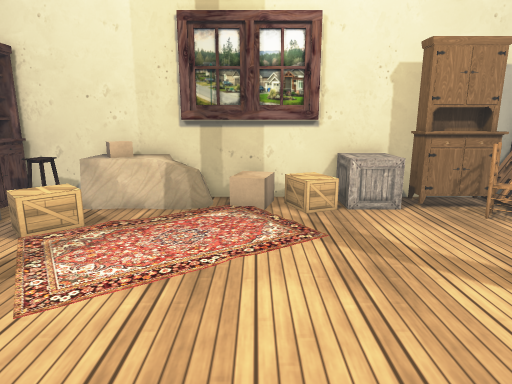
[1] (above)

12 first-person views from a walk through a Unity game level. The camera is 1.3 m above the floor, tilts 12° down and sees 75° across. The floor is counted in squares, 0.5 m on a side. Each view is taken from the middle of a square. On the plan, view 1 faces up. The plan holds only what a view shows up to about 20 squares ahead; the rest is blank. Some surface patterns are stand-ins.

[2]
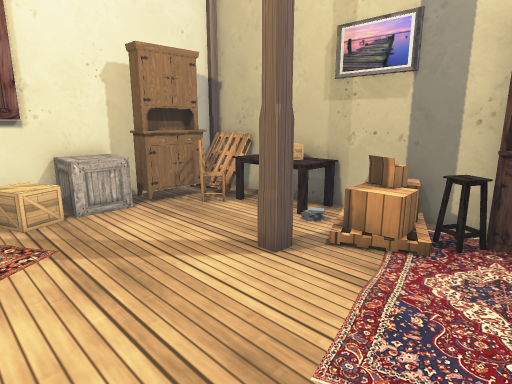

[3]
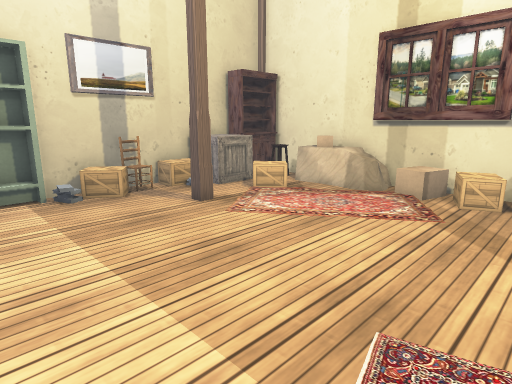

[4]
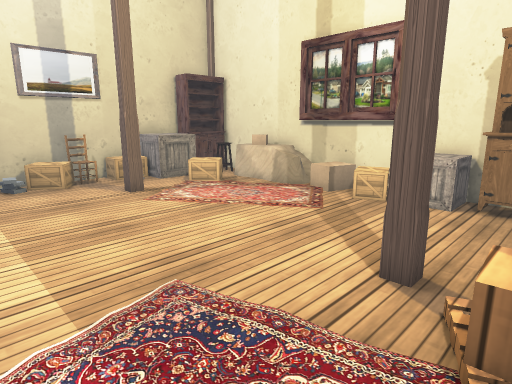

[5]
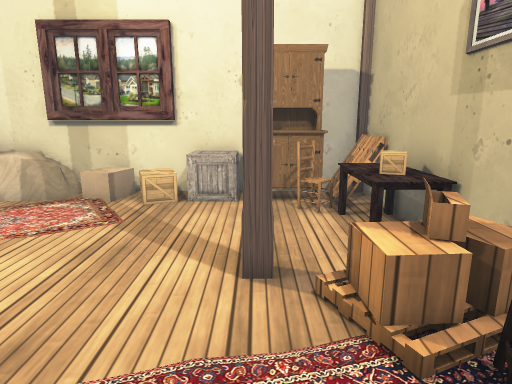

[6]
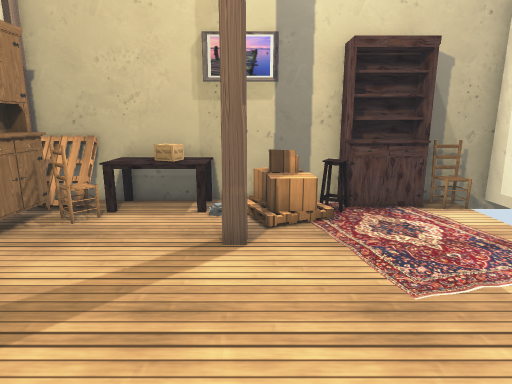

[7]
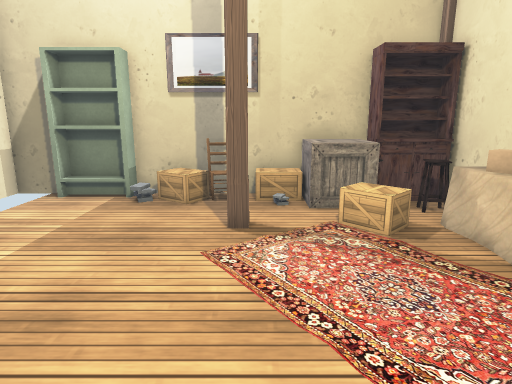

[8]
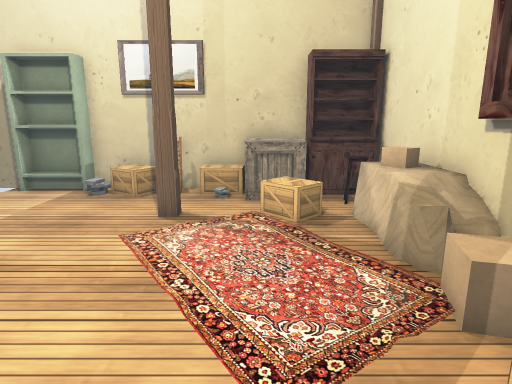

[9]
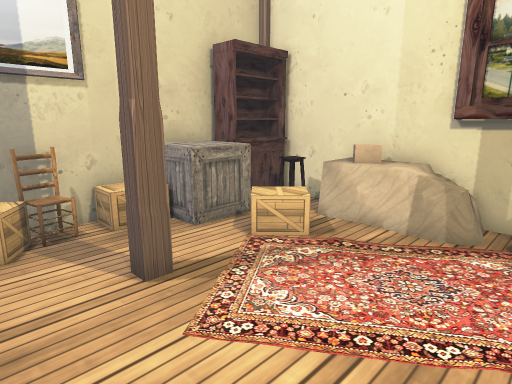

[10]
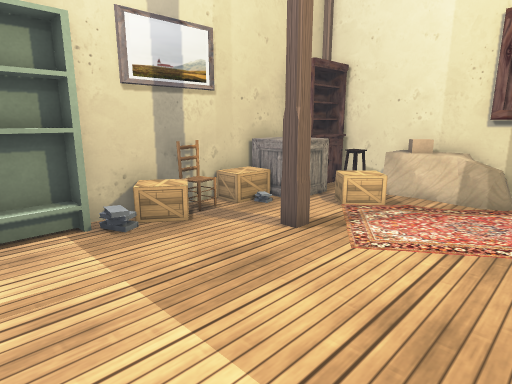

[11]
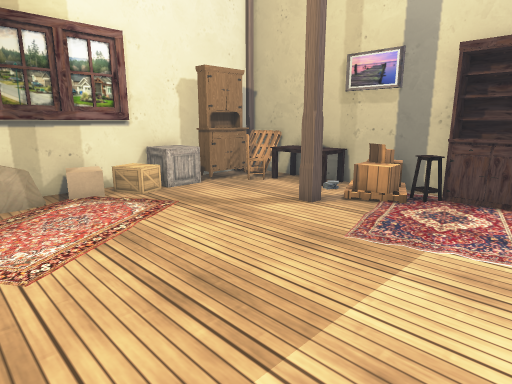

[12]
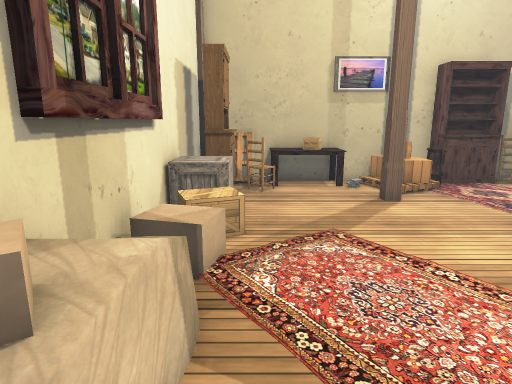

### Floor plan
Key: @ floor where view 1 was taken; # wall or solid block; . main floor; : floor 0.25 m higher than the main floor; / step, stairs or slope; v drop or lower ground; C cupboard; R crate; S stool; U rug; P pallet; H chair; T table; B box; O other object.
Columns run from 9 left of view 1 to 9 right of it. Each row starts with its distance up from view 1.
 12 ####OOO############
 11 #C##OOO##O##RRCCC##
 10 #CSSOOOOUO.ORRCCC.P
  9 #C...... ......HO.#
  8 # v.O..   ......TT#
  7 #OR..    .......TB#
  6 #O....  ........TB#
  5 #O.... ........./T#
  4 HO............../:#
  3 #O.............UPU#
  2 #O..............PS#
  1 ##...........    S#
  0 ##.......@...    C#
 -1  #........... ...CC
 -2  #.... ..... . ..H#
 -3                   #

Positions as (right, up) in squares from view 1, and headings:
1: (0, 0), facing up
2: (0, 0), facing up-right
3: (4, -2), facing up-left
4: (7, -1), facing up-left
5: (5, -1), facing up
6: (-2, 4), facing right
7: (3, 5), facing left
8: (4, 7), facing left
9: (0, 2), facing up-left
10: (0, -2), facing up-left
11: (-4, -2), facing up-right
12: (-6, 9), facing right
